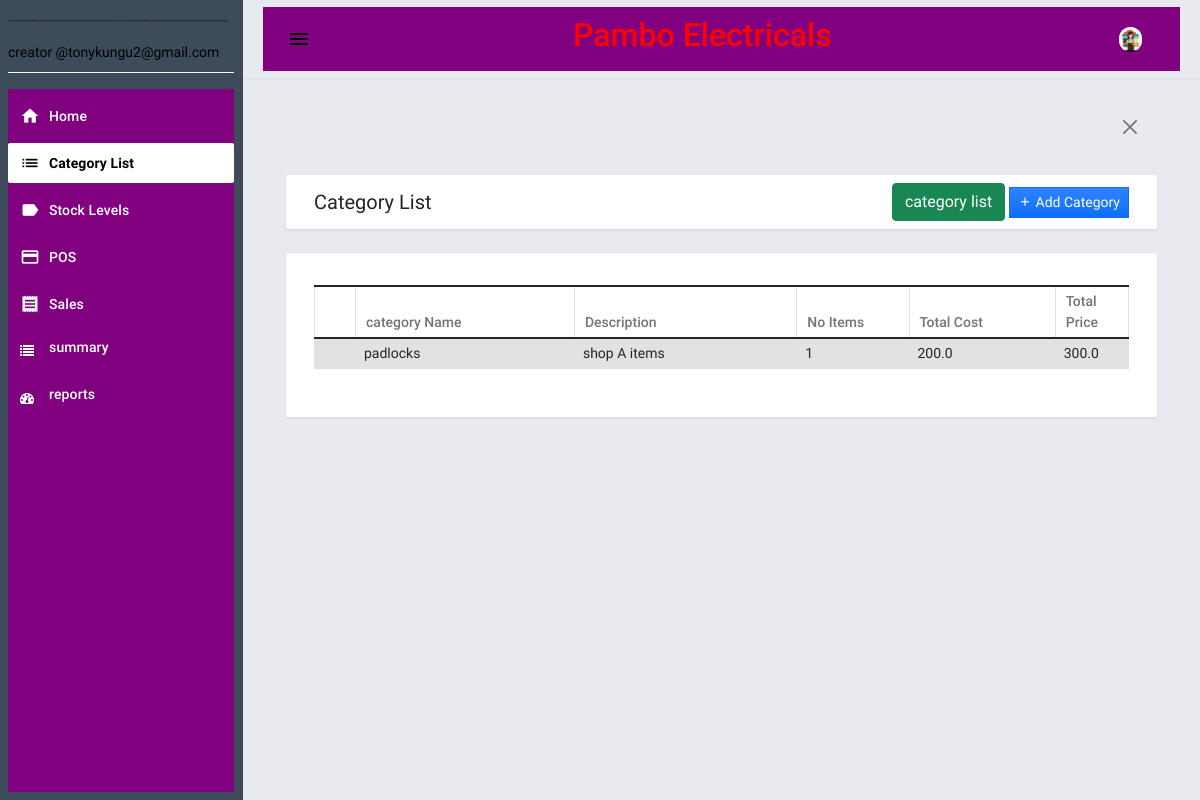
Before: /category (signed in) with the older database file.
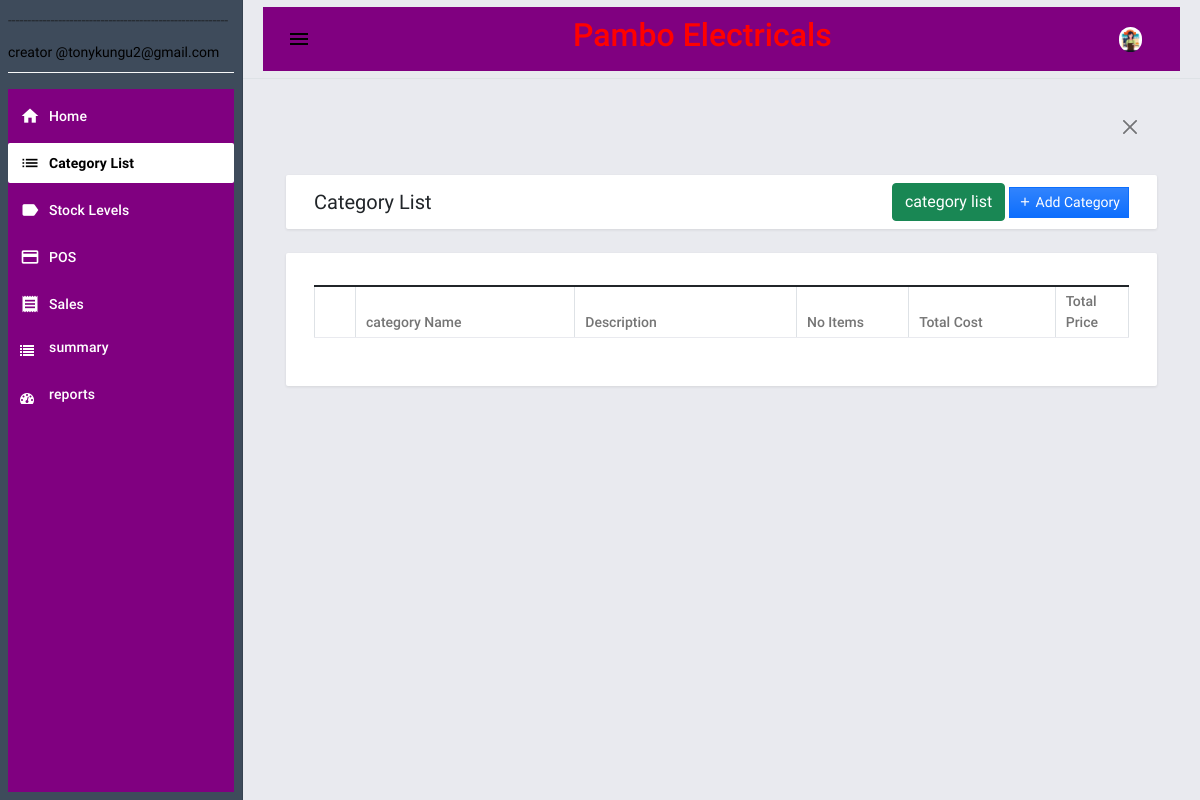
After: the same page with the newer database file.
### pambo/database.py (models this page shows)
class products(posData.Model): # actual products info
    pid=posData.Column(posData.Integer,primary_key=True)
    pname=posData.Column(posData.String(100),nullable=False)
    pDesc=posData.Column(posData.String(100),nullable=True)
    pCat=posData.Column(posData.String(100),nullable=False)
    pImage=posData.Column(posData.String(100),nullable=True)
    pQuant=posData.Column(posData.Float,nullable=False)
    pCost=posData.Column(posData.Float,nullable=False)
    pPrice=posData.Column(posData.Float,nullable=False)
    pStatus=posData.Column(posData.String(100),nullable=False)
    pDate=posData.Column(posData.DateTime,nullable=False,default=datetime.utcnow)
    pShop=posData.Column(posData.String(100),nullable=False)
    pCreator=posData.Column(posData.String(100),nullable=False)

### pambo/routes.py (the view)
@app.route('/category')
@login_required
def catInfo():
    cat=getCat()
    cats=category.query.all()
    return render_template('category.html',cat=cat,cats=cats)

### pambo/grpProd.py (called while the page is built)
def getCat():
    conn=sqlite3.connect('./pambo/pos.db')
    rows=[]
    con=conn.execute('select pCat,pDesc,count(*) as number,sum(pCost) as total_cost,sum(pPrice) as total_price from products group by pCat')
    for row in con:
       rows.append(row)
    return rows

### pambo/routes.py (called while the page is built)
@logins.user_loader
def load_user(id):
    return posUsers.query.get(int(id))

### pambo/template/category.html (shortened to what this page needs)
{% extends "base.html" %} {% block pageContent %}
<div class="mdc-layout-grid__cell stretch-card mdc-layout-grid__cell--span-12">
    <div class="mdc-card py-2">
        <div class="d-flex justify-content-between align-items-center">
            <h4 class="card-title mb-0">Category List</h4>
            <div class="text-start">
                <button onclick="catList();" class="btn btn-success" id="catlist"><span>category list</span></button></a>
                <a href="{{url_for('addCat')}}"><button class="btn btn-primary bg-gradient btn-sm rounded-0" id="create_new"><i class="mdi mdi-plus"></i><span> Add Category</span></button></a>
            </div>
        </div>
    </div>
</div>
<div class="mdc-layout-grid__cell stretch-card mdc-layout-grid__cell--span-12">
    <div class="mdc-card">
        <div class="table-responsive" id="categories">
            <table class="table table-striped table-bordered">
                <colgroup>
                    <col width="5%">
                    <col width="30%">
                    <col width="30%">
                    <col width="15%">
                    <col width="20%">
                </colgroup>
                <thead>
                    <tr>
                        <th class="text-center py-1"></th>
                        <th class="text-start py-1">category Name</th>
                        <th class="text-start py-1">Description</th>
                        <th class="text-start py-1">No Items</th>
                        <th class="text-start py-1">Total Cost</th>
                        <th class="text-start py-1">Total Price</th>
                    </tr>
                </thead>
                <tbody>
                    {% for cat in cat %}
                    <tr>
                        <td class="px-2 py-1 text-center"></td>
                        <td class="px-2 py-1 text-start" style="margin-left:100px">{{cat[0]}}</td>
                        <td class="px-2 py-1 text-start">{{cat[1]}}</td>
                        <td class="px-2 py-1 text-start">{{cat[2]}}</td>
                        <td class="px-2 py-1 text-start">{{cat[3]}}</td>
                        <td class="px-2 py-1 text-start">{{cat[4]}}</td>
                    </tr>
                    {% endfor %}
                </tbody>
            </table>
        </div>
    </div>
</div>
{% endblock pageContent %}

### pambo/template/base.html (shortened to what this page needs)
<!DOCTYPE html>
<html lang="en">
<head>
    <link rel="stylesheet" href="/static/posAPP/assets/bootstrap/css/bootstrap.min.css">
    <link rel="stylesheet" href="/static/posAPP/assets/material-admin/vendors/mdi/css/materialdesignicons.min.css">
    <link rel="stylesheet" href="/static/posAPP/assets/material-admin/vendors/css/vendor.bundle.base.css">
    <link rel="stylesheet" href="/static/posAPP/assets/material-admin/vendors/flag-icon-css/css/flag-icon.min.css">
    <link rel="stylesheet" href="/static/posAPP/assets/material-admin/vendors/jvectormap/jquery-jvectormap.css">
    <link rel="stylesheet" href="/static/posAPP/assets/material-admin/css/demo/style.css">
    <link rel="stylesheet" href="/static/posAPP/assets/select2/dist/css/select2.min.css">
    <link rel="stylesheet" href="/static/posAPP/assets/default/css/style.css">
    <link rel="stylesheet"
    href=
"https://cdnjs.cloudflare.com/ajax/libs/font-awesome/4.7.0/css/font-awesome.min.css">
  </head>
</head>
<body>
    <div class="body-wrapper">
        {% block navigation %} {% include "navigation.html" %} {% endblock navigation %}
        <div class="main-wrapper mdc-drawer-app-content">
            {% block TopNavigation %} {% include "topNavigation.html" %} {% endblock TopNavigation %}
            <div class="page-wrapper mdc-toolbar-fixed-adjust">
                <main class="content-wrapper">
                    <div class="mdc-layout-grid py-1">
                        <div class="mdc-layout-grid__inner">
                            <div class="mdc-layout-grid__cell stretch-card mdc-layout-grid__cell--span-12">
                                <div class="alert alert w-100 rounded-0 mb-0">
                                    <div class="d-flex w-100">
                                        <div class="col-auto flex-shrink-1 flex-grow-1"></div>
                                        <div class="col-auto text-center">
                                            <button class="btn-close btn-sm text-sm" type="button" onclick="$(this).closest('.alert').remove()"></button>
                                        </div>
                                    </div>
                                </div>
                            </div>
                        </div>
                    </div>
                    <div class="mdc-layout-grid">
                        <div class="mdc-layout-grid__inner">
                            {% block pageContent %} {% endblock pageContent %}
                        </div>
                    </div>
                </main>
                <footer>
                    <div class="mdc-layout-grid">
                    </div>
                </footer>
            </div>
        </div>
    </div>
</body>
</html>

### pambo/template/navigation.html
<aside class="mdc-drawer mdc-drawer--dismissible mdc-drawer--open bg-dark bg-gradient">
    <div class="mdc-drawer__header border-bottom border-light">
        <p>---------------------------------------------------------</p>
        <p style="color:black">creator @tonykungu2@gmail.com</p>
    </div>
    <div class="mdc-drawer__content" style="background-color:purple">
        <div class="mdc-list-group">
            <nav class="mdc-list mdc-drawer-menu">
                <div class="mdc-list-item mdc-drawer-item">
                    <a class="mdc-drawer-link" href="{{url_for('home')}}">
                        <i class="material-icons mdc-list-item__start-detail mdc-drawer-item-icon" aria-hidden="true">home</i> Home
                    </a>
                </div>
                <div class="mdc-list-item mdc-drawer-item">
                    <a class="mdc-drawer-link" href="{{url_for('catInfo')}}">
                        <i class="material-icons mdc-list-item__start-detail mdc-drawer-item-icon" aria-hidden="true">list</i> Category List
                    </a>
                </div>
                <div class="mdc-list-item mdc-drawer-item">
                    <a class="mdc-drawer-link" href="{{url_for('prodInfo')}}">
                        <i class="material-icons mdc-list-item__start-detail mdc-drawer-item-icon" aria-hidden="true">label</i> Stock Levels
                    </a>
                </div>
                <div class="mdc-list-item mdc-drawer-item">
                    <a class="mdc-drawer-link" href="{{url_for('posPage')}}">
                        <i class="material-icons mdc-list-item__start-detail mdc-drawer-item-icon" aria-hidden="true">payment</i> POS
                    </a>
                </div>
                <div class="mdc-list-item mdc-drawer-item">
                    <a class="mdc-drawer-link" href="{{url_for('salesInfo')}}">
                        <i class="material-icons mdc-list-item__start-detail mdc-drawer-item-icon" aria-hidden="true">receipt</i> Sales
                    </a>
                </div>
                {% if current_user.user=="500" %}
                <div class="mdc-list-item mdc-drawer-item">
                    <a class="mdc-drawer-link" href="{{url_for('summaryInfo')}}">
                        <i class="fa fa-list"></i>
                       <p style="margin-left:15px">summary</p>
                    </a>
                </div>
                 <div class="mdc-list-item mdc-drawer-item">
                    <a class="mdc-drawer-link" href="{{url_for('graphs')}}">
                        <i class="fa fa-dashboard"></i>
                       <p style="margin-left:15px">reports</p>
                    </a>
                </div>
                {% endif %}
            </nav>
        </div>
    </div>
</aside>

### pambo/template/topNavigation.html (shortened to what this page needs)
<header class="mdc-top-app-bar border-bottom shadow">
    <div class="mdc-top-app-bar__row" style="background-color:purple">
        <div class="mdc-top-app-bar__section mdc-top-app-bar__section--align-start">
            <button class="material-icons mdc-top-app-bar__navigation-icon mdc-icon-button sidebar-toggler">menu</button>
            <h3 class="glow" style="margin-left:250px; font-size: 32px;">Pambo Electricals</h3>
        </div>
        <div class="mdc-top-app-bar__section mdc-top-app-bar__section--align-end mdc-top-app-bar__section-right" style="background-color:purple">
            <div class="menu-button-container menu-profile d-none d-md-block">
                <button class="mdc-button mdc-menu-button">
                    <span class="d-flex align-items-center">
                    <span class="figure">
                        <img src="/static/posAPP/assets/material-admin/images/faces/index.png" alt="user" class="user">
                    </span>
                    </span>
                </button>
            </div>
        </div>
    </div>
</header>

### pambo/static/posAPP/assets/default/css/style.css (style rules this page uses)
html, body { height: 100%; width: 100%; }
.body-wrapper .main-wrapper .page-wrapper .content-wrapper { min-height: calc(100vh - 84px - 62px) !important; }
.mdc-drawer { background: unset; }
.mdc-drawer__header, .mdc-drawer__content { margin: .5em !important; }
.mdc-list-item.mdc-drawer-item { margin-left: 0 !important; margin-right: 0 !important; }

### pambo/template/topNavigation.html (style rules this page uses)
.glow { font-size: 70px; color: red; text-align: center; -webkit-animation: glow 1s ease-in-out infinite alternate; -moz-animation: glow 1s ease-in-out infinite alternate; animation: glow 1s ease-in-out infinite alternate; }

Changed rows visible on the page:
removed products: pCat "padlocks", pDesc "shop A items", cat "1", pCost "200.0", pPrice "300.0"
